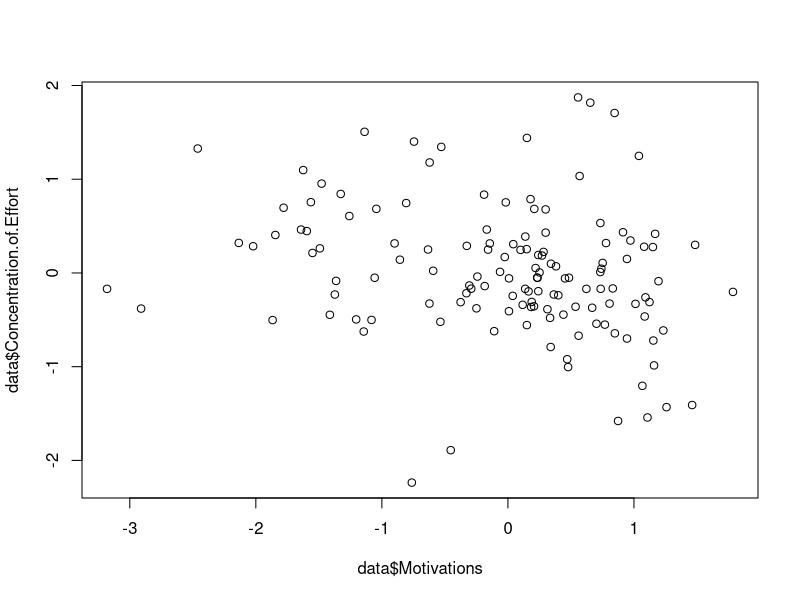
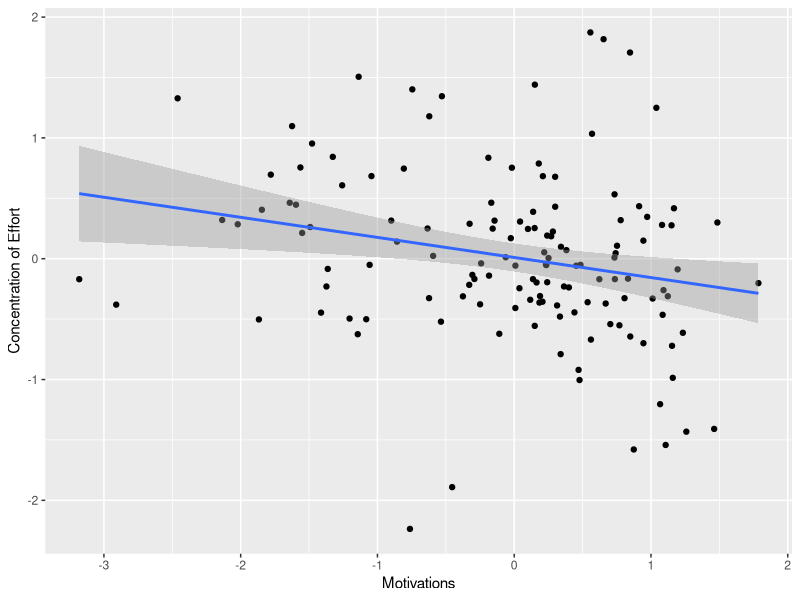
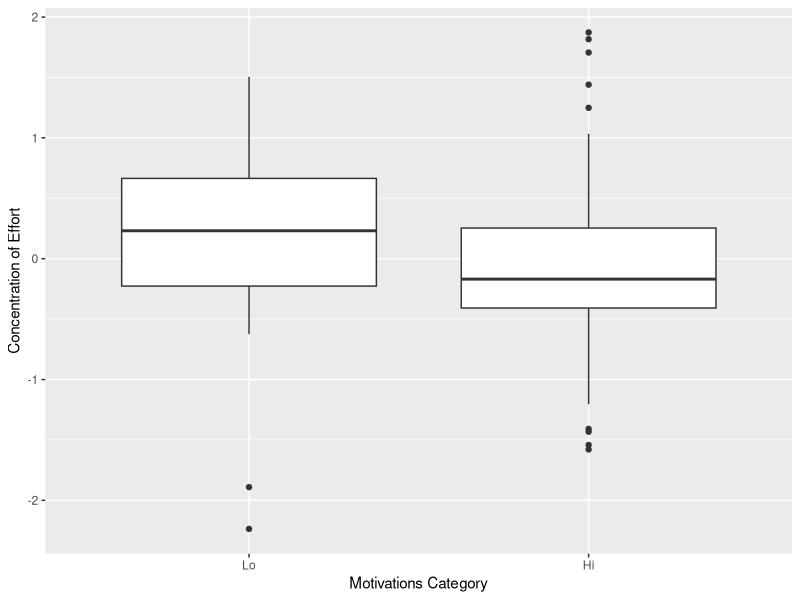

The R source for these figures, in order:
# Clean-up
rm(list=ls())

# Remember to set working directory to "Source Files Location"

# In R, it's conventional to use "<-" to assign variables to values
x <- 123
# ...but "=" is a homonym
x = 321
# ...but R-truists prefer "<-" to distinguish assignment from equality
# Delete a variable
rm(x)

# Lists are constructed using the "c()" operator (short for concatenate)
x <- c(1,2,3)
# Operations can be applied to all elements in a list
y <- x + 1

# But most of the time you'll be working with dataframes
# Dataframes are X observations of Y variables

# Dataframes can be imported directly from CSV files
data <- read.csv('factor_scores.csv', stringsAsFactors = FALSE)
# Dataframes can be summarized
summary(data)
head(data)
# Dataframe variables are referred to using the $ selector
max(data$Motivations)
meanMotivation <- mean(data$Motivations)
# Observations are selected using brackets [ , ] 
data[data$double_hashedid=="QYd/Tw04aPsBQuaQV8nK3w==",]
# Sometimes there're NAs
# That you want to disappear
data <- na.omit(data)

# There are lots of ways to manipulate data in R
# For example, a for loop
for (i in 1:nrow(data)) {
  if (data$Motivations[i] <= 0) {
    data$Motivations.Cat <- 'Lo'
  }
} 
# Logical indexing is preferred
data$Motivations.Cat[data$Motivations > 0] <- 'Hi'

# But the most preferred grammar for data manipulation
# in R is the "tidyverse" -- a collection of packages
# that share a common philosophy and structure for 
# data manipulation in R.
library(dplyr) # A grammar for data manipulation 
# dplyr lets you use the pipe operator %>% to create
# a processing pipeline without mucking up your workspace
data <- data %>% mutate(Visit.Frequency.Cat = ifelse(Visit.Frequency <= 0, "Lo","Hi"))
# and allows PivotTable-like summarizing
data %>% group_by(Motivations.Cat,Visit.Frequency.Cat) %>% summarize(student_cnt = n())

# Graphing in R is fun!
plot(data$Motivations,data$Concentration.of.Effort)
# ...but a more powerful tool for graphing in R is with ggplot2
# (which is also part of the tidyverse)
library(ggplot2)
p1 <- ggplot(data, aes(x=data$Motivations,y=data$Concentration.of.Effort)) +
   geom_point() +
   geom_smooth(method = "lm") +
   xlab('Motivations') + ylab("Concentration of Effort")
p1
# Try making a boxplot with our categorical variable
data$Motivations.Cat <- factor(data$Motivations.Cat, levels = c("Lo","Hi"))
p2 <- ggplot(data, aes(x=data$Motivations.Cat,y=data$Concentration.of.Effort)) +
   geom_boxplot() +
   xlab('Motivations Category') + ylab("Concentration of Effort")
p2

# Statistics
t.test(data$Concentration.of.Effort ~ data$Motivations.Cat)
mod <- glm(Concentration.of.Effort ~ data$Motivations, data=data)
summary(mod)

# Saving data
save(file="demoData.RData",data)

